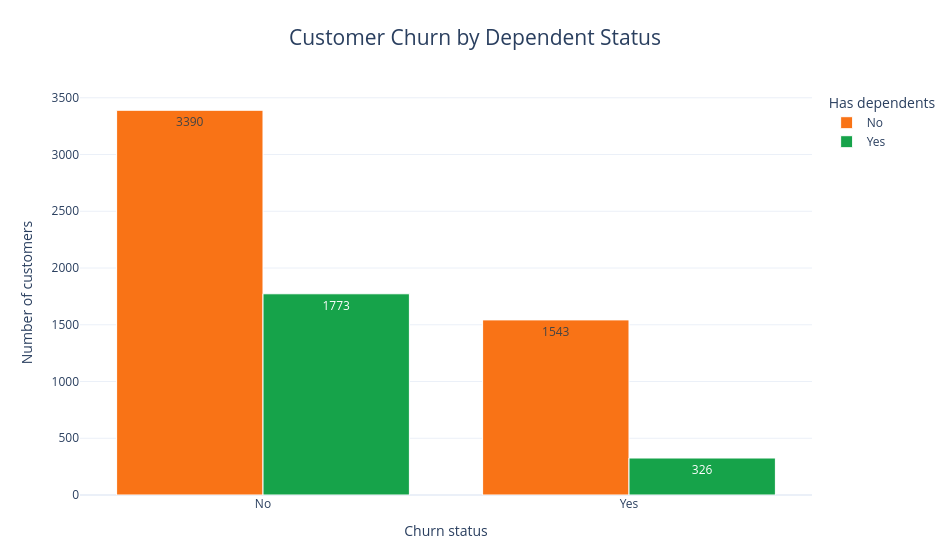

Notebook code cell kept with this figure:
### Markdown cell above
### Dependents and churn

This chart compares churn counts for customers with and without dependents. The grouped layout makes the two dependent-status categories easier to compare.

### Code cell
color_map = {"Yes": "#16A34A", "No": "#F97316"}
fig = px.histogram(
    df, x="Churn", color="Dependents", barmode="group",
    category_orders={"Churn": ["No", "Yes"]},
    color_discrete_map=color_map, text_auto=True,
    title="Customer Churn by Dependent Status"
)
fig.update_traces(marker_line_color="white", marker_line_width=1,
                  hovertemplate="Churn: %{x}<br>Dependents: %{fullData.name}<br>Customers: %{y:,}<extra></extra>")
fig.update_layout(template="plotly_white", width=950, height=560,
                  title=dict(x=0.5, xanchor="center", font=dict(size=21)),
                  xaxis_title="Churn status", yaxis_title="Number of customers",
                  legend_title="Has dependents", bargap=0.2, margin=dict(t=90, b=65))
fig.show()

### Figure 1 — Plotly figure (JSON) as saved in the notebook; plotly's stock layout.template omitted (floating-point values rounded to 4 significant figures; data arrays with more than 128 entries replaced by an {"elided": "..."} marker saying what was removed)
{"data": [{"alignmentgroup": "True", "bingroup": "x", "hovertemplate": "Churn: %{x}<br>Dependents: %{fullData.name}<br>Customers: %{y:,}<extra></extra>", "legendgroup": "No", "marker": {"color": "#F97316", "line": {"color": "white", "width": 1}, "pattern": {"shape": ""}}, "name": "No", "offsetgroup": "No", "orientation": "v", "showlegend": true, "texttemplate": "%{value}", "type": "histogram", "x": {"elided": "4933 str values"}, "xaxis": "x", "yaxis": "y"}, {"alignmentgroup": "True", "bingroup": "x", "hovertemplate": "Churn: %{x}<br>Dependents: %{fullData.name}<br>Customers: %{y:,}<extra></extra>", "legendgroup": "Yes", "marker": {"color": "#16A34A", "line": {"color": "white", "width": 1}, "pattern": {"shape": ""}}, "name": "Yes", "offsetgroup": "Yes", "orientation": "v", "showlegend": true, "texttemplate": "%{value}", "type": "histogram", "x": {"elided": "2099 str values"}, "xaxis": "x", "yaxis": "y"}], "layout": {"bargap": 0.2, "barmode": "group", "height": 560, "legend": {"title": {"text": "Has dependents"}, "tracegroupgap": 0}, "margin": {"b": 65, "t": 90}, "title": {"font": {"size": 21}, "text": "Customer Churn by Dependent Status", "x": 0.5, "xanchor": "center"}, "width": 950, "xaxis": {"anchor": "y", "categoryarray": ["No", "Yes"], "categoryorder": "array", "domain": [0, 1], "title": {"text": "Churn status"}}, "yaxis": {"anchor": "x", "domain": [0, 1], "title": {"text": "Number of customers"}}}}
